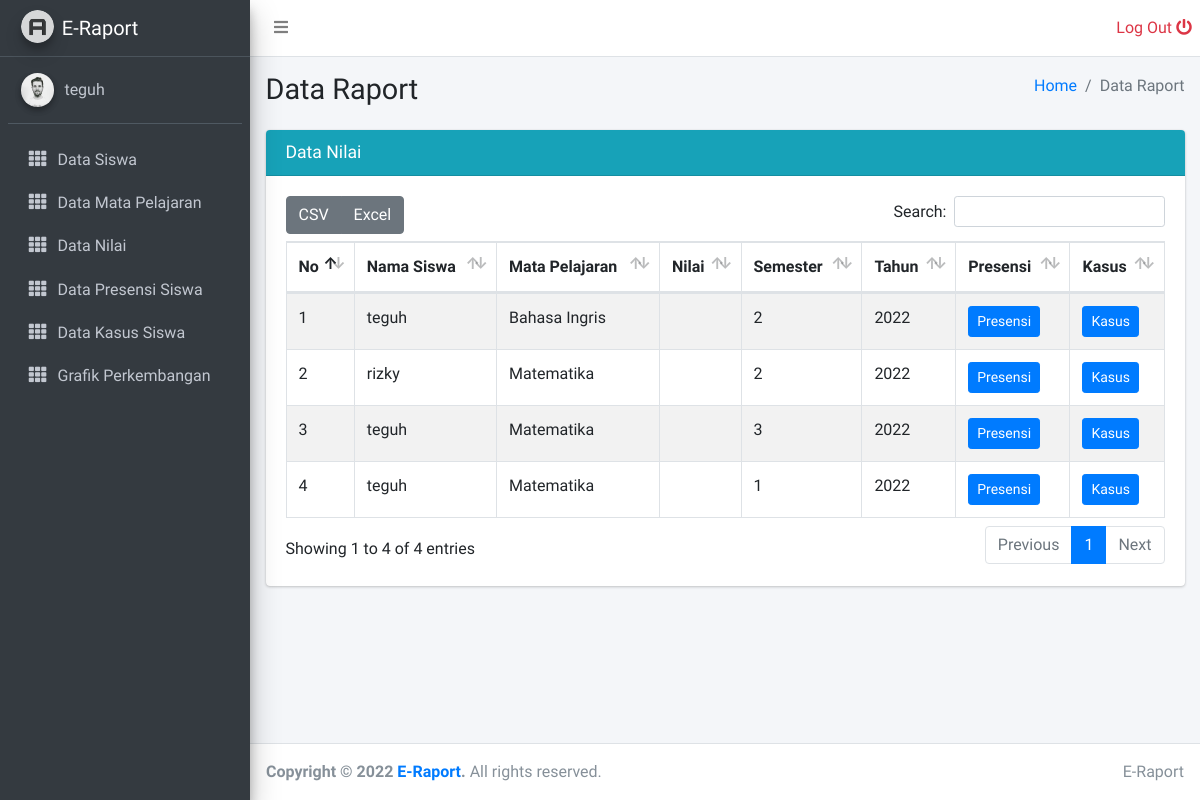
Page /guru/data_raport_siswa.php (signed in) on the earlier database version.
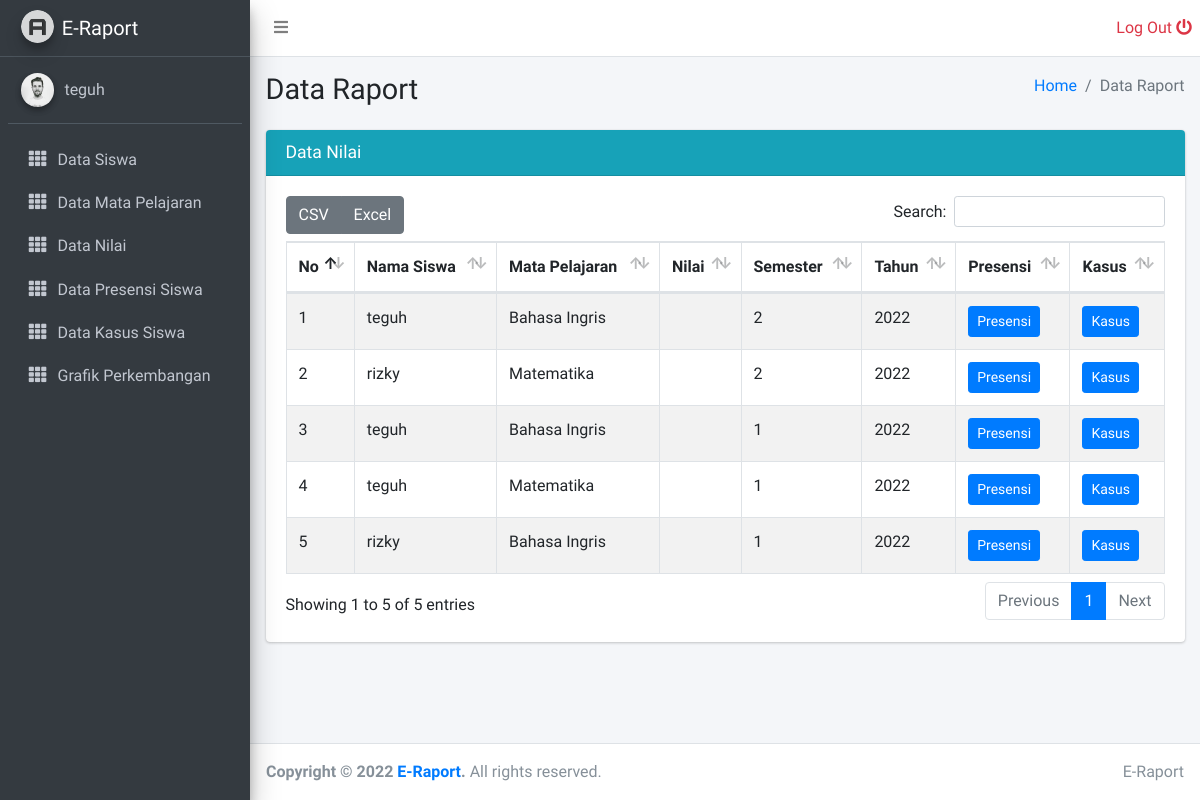
Same page on the later database version.
### tables this page shows
CREATE TABLE `nilai_siswa` (
  `id_nilai` int(11) NOT NULL,
  `id_siswa` int(11) NOT NULL,
  `id_pelajaran` int(11) NOT NULL,
  `nilai_harian` int(11) NOT NULL,
  `nilai_uts` int(11) NOT NULL,
  `nilai_uas` int(11) NOT NULL,
  `semester` int(11) NOT NULL,
  `tahun` int(11) NOT NULL
);

CREATE TABLE `data_siswa` (
  `id_siswa` int(11) NOT NULL,
  `nama_siswa` varchar(40) NOT NULL,
  `alamat` text NOT NULL,
  `kelas` varchar(10) NOT NULL,
  `password` varchar(30) DEFAULT NULL,
  `nis` varchar(30) DEFAULT NULL,
  `jen_kel` varchar(30) DEFAULT NULL
);

CREATE TABLE `mata_pelajaran` (
  `id_pelajaran` int(11) NOT NULL,
  `nama_mata_pelajaran` varchar(30) NOT NULL,
  `id_guru` int(11) NOT NULL
);

### guru/data_raport_siswa.php (the view, shortened to what this page needs)
<?php
include '../layouts/sidebar.php';
?>
  <div class="content-wrapper">
    <div class="content-header">
      <div class="container-fluid">
        <div class="row mb-2">
          <div class="col-sm-6">
            <h1 class="m-0">Data Raport</h1>
          </div>
          <div class="col-sm-6">
            <ol class="breadcrumb float-sm-right">
              <li class="breadcrumb-item"><a href="#">Home</a></li>
              <li class="breadcrumb-item active">Data Raport</li>
            </ol>
          </div>
        </div>
      </div>
    </div>
    <div class="content">
      <div class="container-fluid">
        <div class="row">
          <div class="col-12">
          <div class="card card-info">
              <div class="card-header">
                <h3 class="card-title">
                Data Nilai</h3>
              </div>
              <div class="card-body">
                <table id="example1" class="table table-bordered table-striped">
                  <thead>
                  <tr>
                    <th>No</th>
                    <th>Nama Siswa</th>
                    <th>Mata Pelajaran</th>
                    <th>Nilai</th>
                    <th>Semester</th>
                    <th>Tahun</th>
                    <th>Presensi</th>
                    <th>Kasus</th>
                  </tr>
                  </thead>
                  <tbody>
                  <?php
                    include '../config/koneksi.php';
                    $query = "SELECT * FROM nilai_siswa
                    INNER JOIN data_siswa ON nilai_siswa.id_siswa  = data_siswa.id_siswa
                    INNER JOIN mata_pelajaran ON nilai_siswa.id_pelajaran  = mata_pelajaran.id_pelajaran";
                    $result = mysqli_query($koneksi, $query);
                    $no = 1;
                    while($row = mysqli_fetch_assoc($result))
                    {
                    ?>
                  <tr>
                    <td><?php echo $no; ?></td>
                    <td><?php echo $row['nama_siswa']; ?></td>
                    <td><?php echo $row['nama_mata_pelajaran']; ?></td>
                    <td><?php echo $row['nilai']; ?></td>
                    <td><?php echo $row['semester']; ?></td>
                    <td><?php echo $row['tahun']; ?></td>
                    <td><a class="btn btn-sm btn-primary" href="data_presensi.php?id_siswa=<?php echo $row['id_siswa']; ?>">Presensi</a></td>
                    <td><a class="btn btn-sm btn-primary" href="data_kasus.php?id_siswa=<?php echo $row['id_siswa']; ?>">Kasus</a></td>
                  </tr>
                  <?php
                        $no++;
                    }
                  ?>
                  </tbody>
                </table>
              </div>
            </div>
          </div>
        </div>
      </div>
    </div>
  </div>
  <?php
    include '../layouts/footer.php';
  ?>

Differences in the rows shown:
changed nilai_siswa (number 3 of 5 on the later page): id_pelajaran.nama_mata_pelajaran "Matematika" → "Bahasa Ingris"; semester "3" → "1"
added nilai_siswa: id_siswa.nama_siswa "rizky", id_pelajaran.nama_mata_pelajaran "Bahasa Ingris", semester "1", tahun "2022"
Other differences:
text written by a page script: "CSV Excel Search: Showing 1 to 4 of 4 entries Previous 1 Next" → "CSV Excel Search: Showing 1 to 5 of 5 entries Previous 1 Next"
